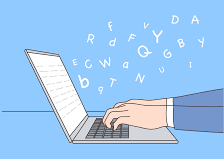
#> input picture MiniPortfolio/typingTest/typing.png, 224 x 159 px
$ python watermarker.py
#> lines starting #> are read from the running program, lines starting #| are printed output that depends on the picture
# Basic program to add watermark text to an image.
# Use Up, Down, Left, Right arrow keys to move watermark text
# Press Ente r to save image

# IMPORTS
from tkinter import *
from tkinter import simpledialog, messagebox, filedialog
from PIL import Image, ImageGrab
import os

# CONSTANTS
MAX_SIZE = 600
FONT_NAME = 'Helvetica'
FONT_SIZE = 15
MOVE_INCREMENT = 10

# SET UP tkinter WINDOW
window = Tk()
window.title("Watermarker by EJ")
window.config(padx=50, pady=50)


# MOVE WATERMARK TEXT ON SCREEN
def move_left(event):
    global watermark_x
    watermark_x -= MOVE_INCREMENT
    canvas.moveto(watermark, x=watermark_x, y=watermark_y)


def move_right(event):
    global watermark_x
    watermark_x += MOVE_INCREMENT
    canvas.moveto(watermark, x=watermark_x, y=watermark_y)


def move_up(event):
    global watermark_y
    watermark_y -= MOVE_INCREMENT
    canvas.moveto(watermark, x=watermark_x, y=watermark_y)


def move_down(event):
    global watermark_y
    watermark_y += MOVE_INCREMENT
    canvas.moveto(watermark, x=watermark_x, y=watermark_y)


def save_image(event):
    x = window.winfo_rootx() + canvas.winfo_x()
    y = window.winfo_rooty() + canvas.winfo_y()
    x1 = x + canvas.winfo_width()
    y1 = y + canvas.winfo_height()
    ImageGrab.grab().crop((x, y, x1, y1)).save("watermarked.png")
    messagebox.showinfo(title="Success!", message="Your image has been saved as watermarked.png")


# BIND MOVEMENT FUNCTIONS WITH KEYS
window.bind('<Left>', move_left)
window.bind('<Right>', move_right)
window.bind('<Up>', move_up)
window.bind('<Down>', move_down)
window.bind('<Return>', save_image)

# Prompt to save watermark text
watermark_text = simpledialog.askstring(title='Watermark Text',
                                        prompt='Type out your watermark text:')

# Notify user that they will be uploading their image in the next step
messagebox.showinfo(title="Info",
                    message="For the next step, you will be selecting your image to upload.")

# Ask the user to select a single file name.
my_filetypes = [('image files', ['.jpg', '.png', '.gif'])]
uploaded_img = filedialog.askopenfilename(parent=window,
                                          initialdir=os.getcwd(),
                                          title="Please select a file:",
                                          filetypes=my_filetypes)
#> the answer given: typingTest/typing.png

# RESIZE MAIN IMAGE
with Image.open(uploaded_img) as original:
#> original is the input picture: PIL image 224x159 RGBA; mean R, G, B, A 156.6, 200, 242.5, 255
    dim_ratio = original.width / original.height
#> dim_ratio = 1.41
    if original.width > original.height:
        width = MAX_SIZE
        height = round(MAX_SIZE / dim_ratio)
#> height = 426
    elif original.width < original.height:
        height = MAX_SIZE
        width = round(MAX_SIZE * dim_ratio)
    else:
        width, height = MAX_SIZE, MAX_SIZE
    resized_img = original.resize((width, height))
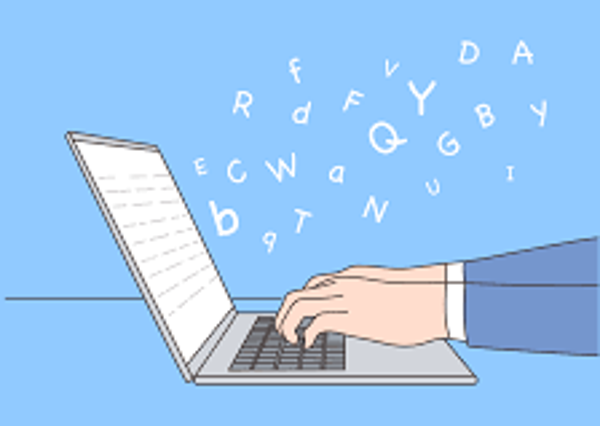
#> resized_img: PIL image 600x426 RGBA; mean R, G, B, A 156.5, 199.9, 242.3, 255
    resized_img.save("image.png")

# ADD PHOTO TO CANVAS
canvas = Canvas(width=width, height=height)
img = PhotoImage(file='image.png')
canvas.create_image(width / 2, height / 2, image=img)
watermark_x = width / 2
watermark_y = height / 2
#> watermark_y = 213
watermark = canvas.create_text(watermark_x, watermark_y,
                               text=watermark_text,
                               fill="white",
                               font=(FONT_NAME, FONT_SIZE))
canvas.pack()

# Let the user know how to move watermark text and save the image.
messagebox.showinfo(title="Info",
                    message="Use the arrow keys to move the watermark text\n"
                            "Press Enter to save the image")

window.mainloop()
